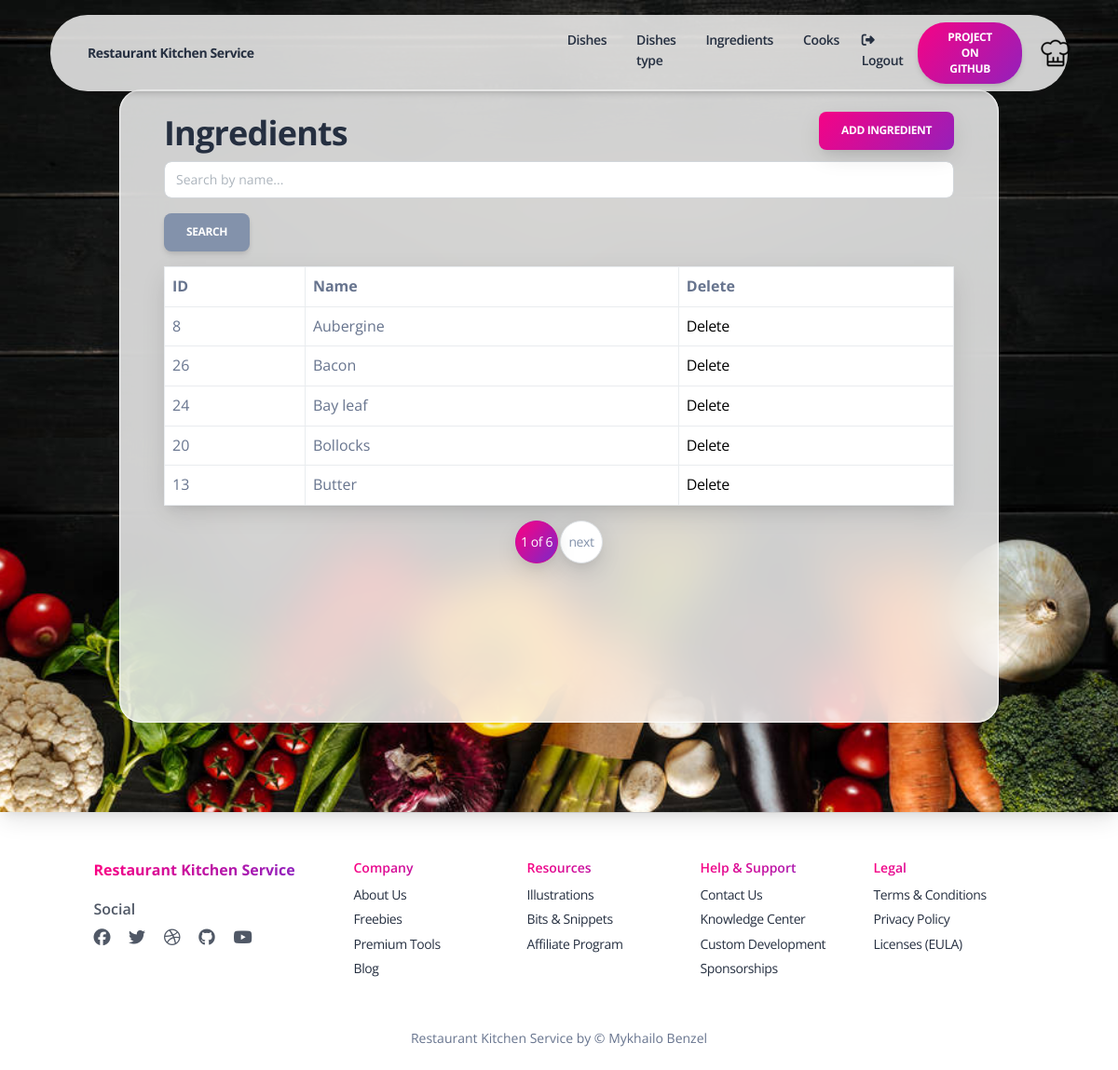
/ingredient/ (signed in), run on the app's committed database.
### kitchen/models.py (models this page shows, shortened)
class Ingredient(models.Model):
    name = models.CharField(max_length=100)
    class Meta:
        ordering = ["name"]

### kitchen/views.py (the view)
# urls.py: path("ingredient/", IngredientListView.as_view(), name="ingredient-list"),
class IngredientListView(LoginRequiredMixin, generic.ListView):
    model = Ingredient
    paginate_by = 5
    template_name = "kitchen/ingredient_list.html"
    def get_context_data(self, *, object_list=None, **kwargs):
        context = super(IngredientListView, self).get_context_data(**kwargs)
        name = self.request.GET.get("name", "")
        context["search_forms"] = IngredientSearchForm(initial={
            "name": name
        })
        return context
    def get_queryset(self):
        queryset = Ingredient.objects.all()
        form = IngredientSearchForm(self.request.GET)
        if form.is_valid():
            return queryset.filter(
                name__icontains=form.cleaned_data["name"]
            )
        return queryset

### kitchen/forms.py
class IngredientSearchForm(forms.Form):
    name = forms.CharField(
        max_length=255,
        required=False,
        label="",
        widget=forms.TextInput(attrs={"placeholder": "Search by name..."})
    )

### kitchen/templatetags/query_transform.py (called while the page is built)
@register.simple_tag()
def query_transform(request, **kwargs):
    updated = request.GET.copy()
    for ka, ve in kwargs.items():
        if ve is not None:
            updated[ka] = ve
        else:
            updated.pop(ka, 0)
    return updated.urlencode()

### templates/kitchen/ingredient_list.html
{% extends "base.html" %}
{% load crispy_forms_filters %}
{% block content %}
  <div class="page-header section-height-100 py-7 px-8 shadow-lg" style="background-image: url('/static/assets/img/curved-images/stock-photo-fresh-vegetables-lying-in-row.jpg')">
    <div class="pt-4 px-5 border-radius-2xl section-height-85 col-lg-12 blur shadow-blur">
      <h2>
        Ingredients
        <a href="{% url 'kitchen:ingredient-create' %}" class="btn bg-gradient-primary my-auto float-end shadow-lg">
          Add ingredient
        </a>
      </h2>
      {% if ingredient_list %}
        <form action="" method="get" class="form-inline">
          {{ search_forms|crispy }}
          <input type="submit" value="Search" class="btn btn-secondary">
        </form>
        <table class="table table-bordered table-hover shadow-lg bg-white">
          <tr>
            <th>ID</th>
            <th>Name</th>
            <th>Delete</th>
          </tr>
          {% for ingredien in ingredient_list %}
            <tr>
              <td>
                {{ ingredien.id }}
              </td>
              <td>
                {{ ingredien.name }}
              </td>
              <td>
                <a href="{% url 'kitchen:ingredient-delete' pk=ingredien.id %}">
                  Delete
                </a>
              </td>
            </tr>
          {% endfor %}
        </table>
      {% else %}
          <p>There are no ingredients in the service.</p>
      {% endif %}
      {% include "includes/pagination.html" %}
    </div>
  </div>
{% endblock %}

### data on the page
Ingredient: id "8", name "Aubergine"
Ingredient: id "26", name "Bacon"
Ingredient: id "24", name "Bay leaf"
Ingredient: id "20", name "Bollocks"
Ingredient: id "13", name "Butter"

### other printed values
{{ page_obj.number }} "1"
{{ paginator.num_pages }} "6"
